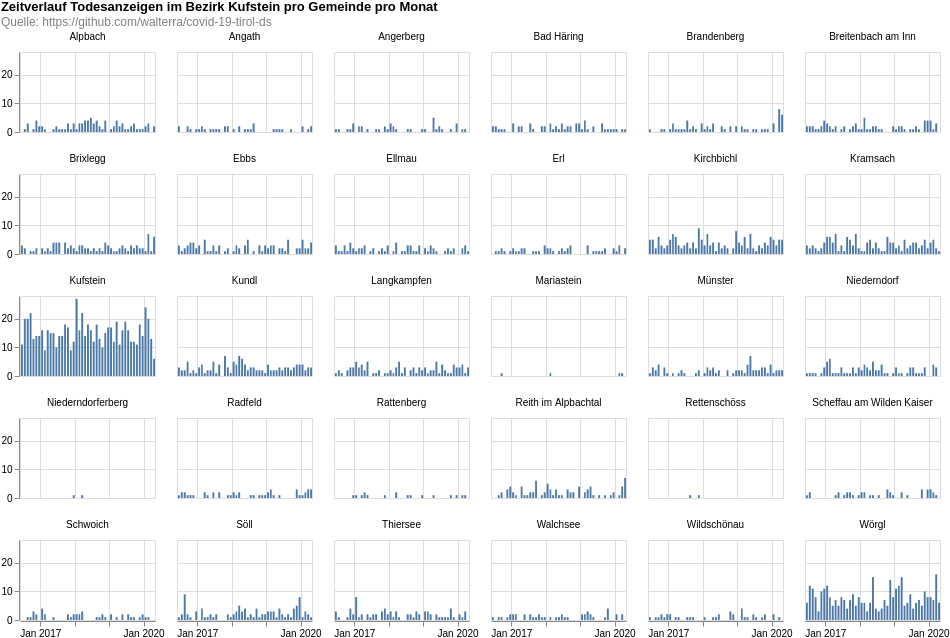

Write the Vega-Lite specification saved for this chart.
### Vega-Lite specification from a JSON file in a GitHub repository (floating-point values rounded to 4 significant figures; data arrays with more than 128 entries replaced by an {"elided": "..."} marker saying what was removed)
{"$schema": "https://vega.github.io/schema/vega-lite/v4.8.1.json", "columns": 6, "config": {"view": {"continuousHeight": 300, "continuousWidth": 400}}, "data": {"name": "data-933320d79c745ac33d4f0b7e81c0de51"}, "datasets": {"data-933320d79c745ac33d4f0b7e81c0de51": {"elided": "2731 records"}}, "facet": {"field": "municipaly", "title": null, "type": "nominal"}, "padding": 0, "spec": {"layer": [{"encoding": {"tooltip": [{"field": "date", "timeUnit": "yearmonth", "type": "temporal"}, {"aggregate": "sum", "field": "count", "type": "quantitative"}], "x": {"field": "date", "timeUnit": "yearmonth", "title": null, "type": "temporal"}, "y": {"aggregate": "sum", "field": "count", "title": null, "type": "quantitative"}}, "height": 80, "mark": "bar", "width": 135}]}, "title": {"color": "black", "subtitle": ["Quelle: https://github.com/walterra/covid-19-tirol-ds"], "subtitleColor": "gray", "text": ["Zeitverlauf Todesanzeigen im Bezirk Kufstein pro Gemeinde pro Monat"]}}
